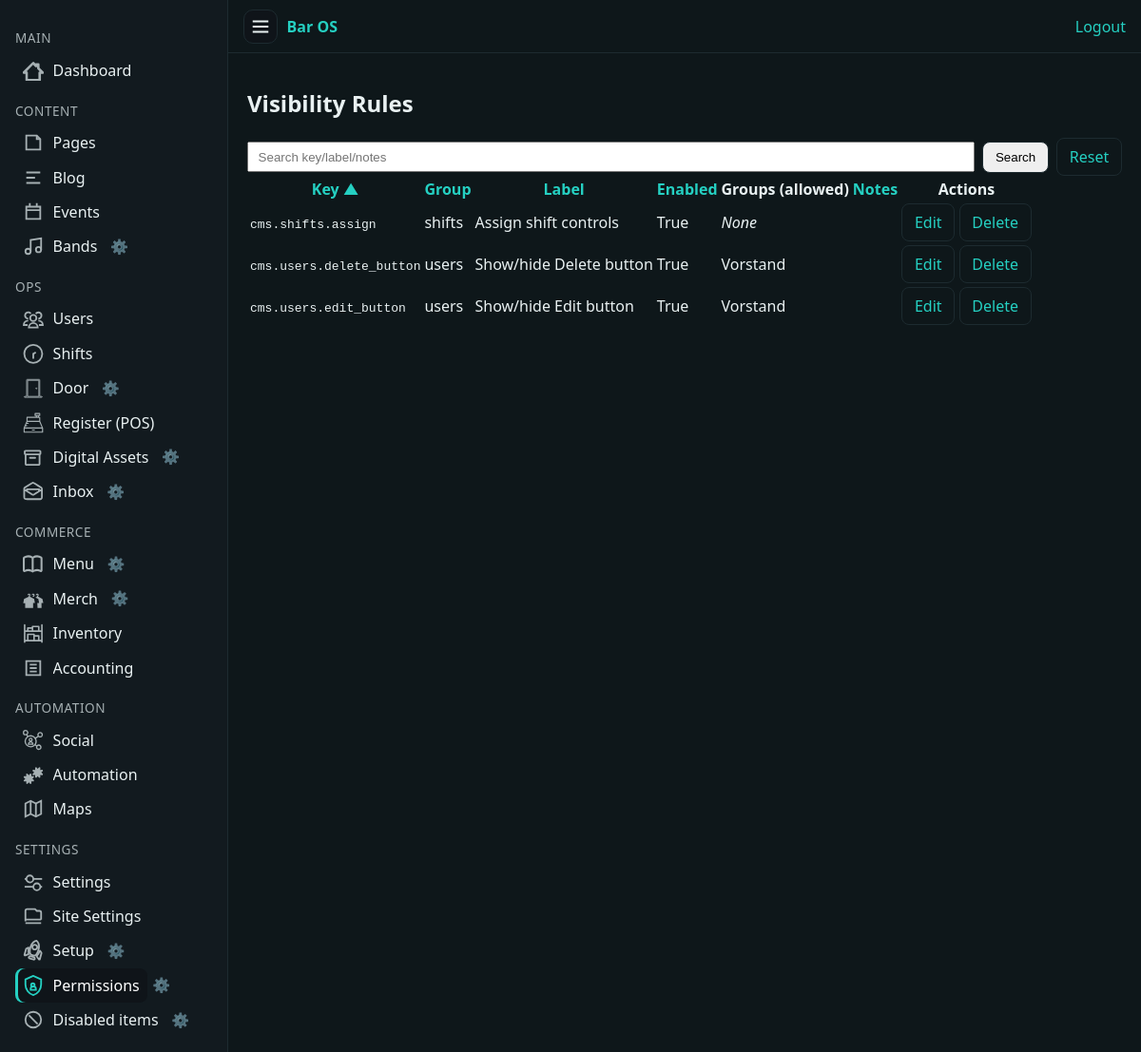
/cms/settings/visibility/ (signed in), run on an earlier commit of the app's database.
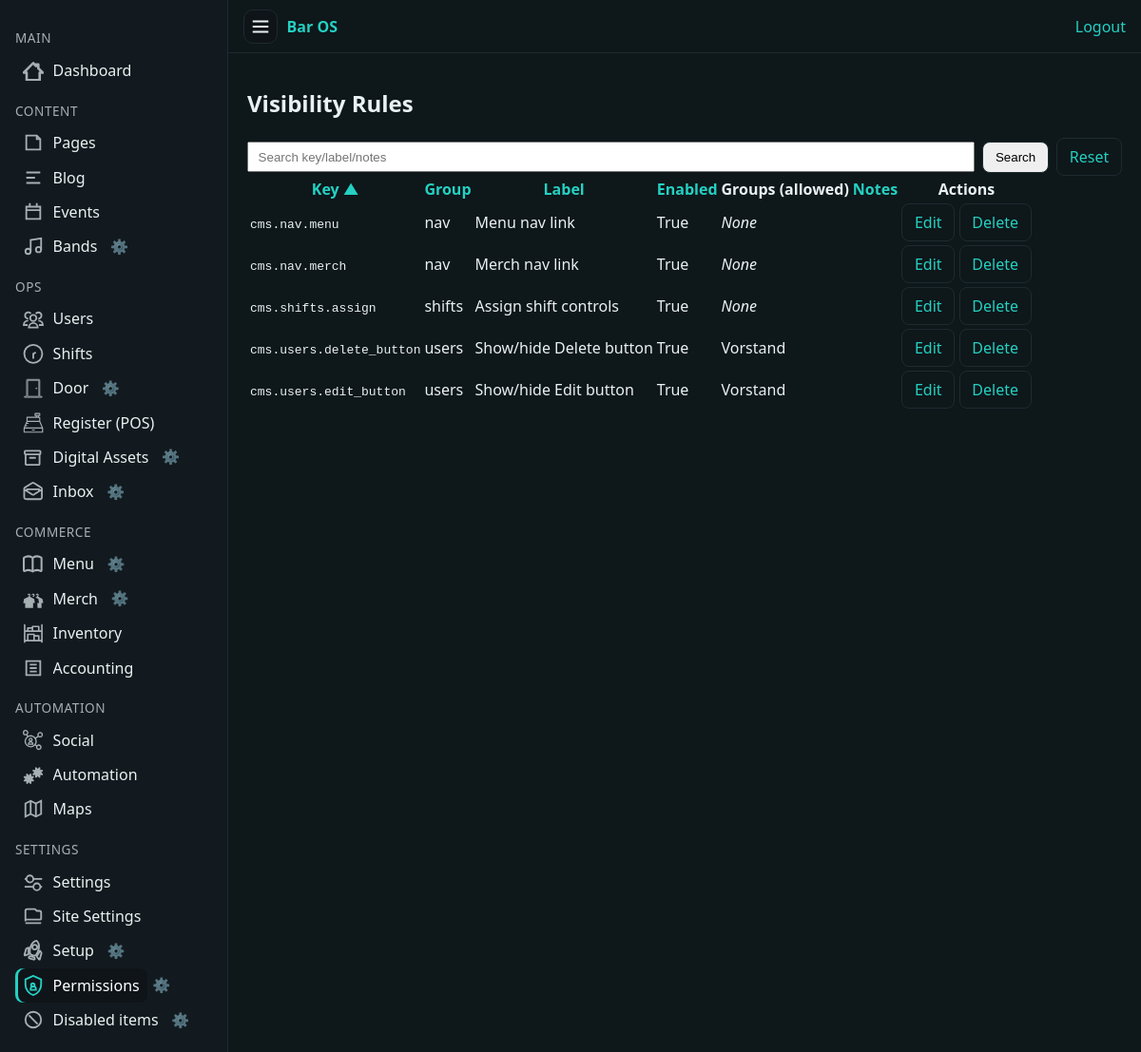
And on a later commit of the database.
### app/setup/models.py (models this page shows, shortened)
class VisibilityRule(models.Model):
    key = models.CharField(
        max_length=120,
        unique=True,
            db_index=True,
            validators=[RegexValidator(
                r'^[\w\.\-:]+$',
                'Key may contain letters, numbers, underscores, hyphens, dots, or colons.'
            )],
    )
    label = models.CharField(max_length=200, blank=True, help_text=_("Human-friendly name; editable."))
    is_enabled = models.BooleanField(default=True)
    allowed_groups = models.ManyToManyField(Group, blank=True)
    notes = models.CharField(max_length=255, blank=True)

### app/setup/views.py (the view)
# urls.py: path("visibility/", views.visibility_list, name="visibility_list"),
@login_required
@user_passes_test(superuser_required)
def visibility_list(request):
    q = request.GET.get("q", "").strip()
    sort = request.GET.get("sort", "key")
    direction = request.GET.get("dir", "asc")
    rules = VisibilityRule.objects.all()
    if q:
        rules = rules.filter(
            Q(key__icontains=q) |
            Q(label__icontains=q) |
            Q(notes__icontains=q)
        )
    rules = rules.annotate(first_dot=StrIndex(F("key"), Value(".")))
    rules = rules.annotate(after_first=Substr(F("key"), F("first_dot") + 1))
    rules = rules.annotate(second_rel=StrIndex(F("after_first"), Value(".")))
    rules = rules.annotate(
        group_name=Case(
            When(second_rel__gt=1,
                 then=Substr(F("key"), F("first_dot") + 1, F("second_rel") - 1)),
            default=Value(""),
            output_field=CharField(),
        )
    )
    allowed_sorts = {"key", "label", "is_enabled", "notes", "group"}  # add "group"
    if sort not in allowed_sorts:
        sort = "key"
    sort_field = "group_name" if sort == "group" else sort
    sort_expr = f"-{sort_field}" if direction == "desc" else sort_field
    rules = rules.order_by(sort_expr, "key")  # stable tiebreak
    ctx = {"rules": rules, "q": q, "sort": sort, "direction": direction}
    if request.headers.get("HX-Request") == "true":
        return render(request, "setup/_visibility_table.html", ctx)
    return render(request, "setup/visibility_list.html", ctx)

### app/comms/services/audience.py (called while the page is built)
def user_membership_ids(user):
    badge_ids = set()
    try:
        profile = user.profile
        badge_ids = set(profile.badges.values_list("id", flat=True))
    except Exception:
        pass
    group_ids = set(user.groups.values_list("id", flat=True))
    return badge_ids, group_ids

def visible_threads_qs(user, base_qs=None):
    if base_qs is None:
        base_qs = MessageThread.objects.all()
    badge_ids, group_ids = user_membership_ids(user)
    cond = Q(audiences__user=user)
    if badge_ids:
        cond |= Q(audiences__badge_id__in=badge_ids)
    if group_ids:
        cond |= Q(audiences__group_id__in=group_ids)
    qs = base_qs.filter(cond).distinct()
    return qs

### app/core/context_processors.py (called while the page is built)
def sitecfg(request):
    return {"sitecfg": get_config()}

### app/core/encryption.py (called while the page is built)
    def from_db_value(self, value, expression, connection):  # noqa: D401
        if value in self.empty_values:
            return value
        try:
            return super().from_db_value(value, expression, connection)
        except Exception:  # pragma: no cover - best-effort guard
            return value

### app/setup/models.py (called while the page is built)
    @classmethod
    def get_solo(cls):
        obj, _ = cls.objects.get_or_create(id=1)
        return obj

### app/templates/setup/visibility_list.html (shortened to what this page needs)
{% extends "cms/base_cms.html" %}
{% load static %}
{% block content %}
<h1>Visibility Rules</h1>
<form class="mb-3" style="display:flex; gap:.5rem; align-items:center;"
      hx-get="{% url 'setup:visibility_list' %}"
      hx-target="#rules-table"
      hx-push-url="true">
  <input type="text"
         name="q"
         value="{{ q }}"
         placeholder="Search key/label/notes"
         style="flex:1; padding:.4rem .6rem;"
         hx-trigger="keyup changed delay:300ms"
         hx-get="{% url 'setup:visibility_list' %}"
         hx-target="#rules-table"
         hx-include="closest form"
         hx-push-url="true">
  <button class="btn btn-primary" type="submit">Search</button>
  <a class="btn btn-secondary" href="{% url 'setup:visibility_list' %}">Reset</a>
</form>
<div id="rules-table">
  {% include "setup/_visibility_table.html" %}
</div>
{% endblock %}

### app/templates/setup/_visibility_table.html
<table class="table">
  <tr>
    <th>
      <a
        hx-get="{% url 'setup:visibility_list' %}?q={{ q|urlencode }}&sort=key{% if sort == 'key' and direction != 'desc' %}&dir=desc{% endif %}"
        hx-target="#rules-table" hx-push-url="true">
        Key {% if sort == 'key' %}{% if direction == 'desc' %}▼{% else %}▲{% endif %}{% endif %}
      </a>
    </th>
    <th>
      <a
        hx-get="{% url 'setup:visibility_list' %}?q={{ q|urlencode }}&sort=group{% if sort == 'group' and direction != 'desc' %}&dir=desc{% endif %}"
        hx-target="#rules-table" hx-push-url="true">
        Group {% if sort == 'group' %}{% if direction == 'desc' %}▼{% else %}▲{% endif %}{% endif %}
      </a>
    </th>
    <th>
      <a
        hx-get="{% url 'setup:visibility_list' %}?q={{ q|urlencode }}&sort=label{% if sort == 'label' and direction != 'desc' %}&dir=desc{% endif %}"
        hx-target="#rules-table" hx-push-url="true">
        Label {% if sort == 'label' %}{% if direction == 'desc' %}▼{% else %}▲{% endif %}{% endif %}
      </a>
    </th>
    <th>
      <a
        hx-get="{% url 'setup:visibility_list' %}?q={{ q|urlencode }}&sort=is_enabled{% if sort == 'is_enabled' and direction != 'desc' %}&dir=desc{% endif %}"
        hx-target="#rules-table" hx-push-url="true">
        Enabled {% if sort == 'is_enabled' %}{% if direction == 'desc' %}▼{% else %}▲{% endif %}{% endif %}
      </a>
    </th>
    <th>Groups (allowed)</th>
    <th>
      <a
        hx-get="{% url 'setup:visibility_list' %}?q={{ q|urlencode }}&sort=notes{% if sort == 'notes' and direction != 'desc' %}&dir=desc{% endif %}"
        hx-target="#rules-table" hx-push-url="true">
        Notes {% if sort == 'notes' %}{% if direction == 'desc' %}▼{% else %}▲{% endif %}{% endif %}
      </a>
    </th>
    <th>Actions</th>
  </tr>
  {% for r in rules %}
    <tr>
      <td><code>{{ r.key }}</code></td>
      <td>{{ r.group_name|default:"—" }}</td>
      <td>{{ r.label }}</td>
      <td>{{ r.is_enabled }}</td>
      <td>
        {% for g in r.allowed_groups.all %}
          {{ g.name }}{% if not forloop.last %}, {% endif %}
        {% empty %}
          <em>None</em>
        {% endfor %}
      </td>
      <td>{{ r.notes }}</td>
      <td>
        <a class="btn btn-secondary" href="{% url 'setup:visibility_edit' %}?key={{ r.key|urlencode }}">Edit</a>
        <a class="btn btn-danger" href="{% url 'setup:visibility_delete' r.id %}" onclick="return confirm('Delete rule?');">Delete</a>
      </td>
    </tr>
  {% empty %}
    <tr><td colspan="7"><em>No rules found.</em></td></tr>
  {% endfor %}
</table>

What changed in the data, as far as the page shows it:
added VisibilityRule: key "cms.nav.menu", group_name "nav", label "Menu nav link", is_enabled "True"
added VisibilityRule: key "cms.nav.merch", group_name "nav", label "Merch nav link", is_enabled "True"
